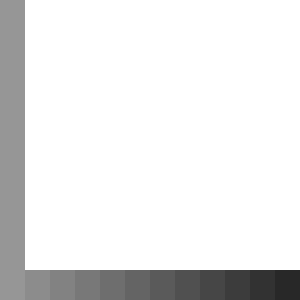
Frame 1 (no input)
Frame 60 (the mouse pressed at the canvas centre just before this capture): identical to frame 1, image omitted
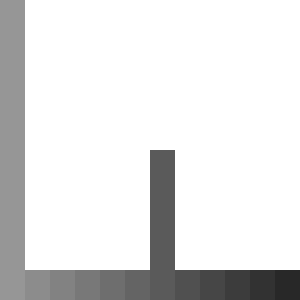
Frame 120 (the mouse held since frame 60 and released just before this capture)

The Processing sketch that drew these frames (run headless with seeded random() and noise(); from frame 60 on, the mouse is pressed at the canvas centre):

// Processing sketch: quiz2
// ── quiz2.pde
/*
quiz 2:
- 在畫面上安排12個直條狀矩形, 每個矩形有不同灰階值
- 每個矩形有預設高度
- 當滑鼠移到某個矩形的上方時，該矩形的高度馬上變成滑鼠所在位置
- 滑鼠移開時，剛剛所在的矩形的高度便會慢慢地降回預設高度

*/

int count = 12;
float[] h = new float[count];


void setup(){
    size(300, 300);
    
    for(int i=0; i<count; i=i+1){
        h[i] = height-30;
    }
}

void draw(){
    background(255);
    
    float w = width/float(count);

    int index = int(mouseX/w);
    h[index] = mouseY;
    
    for(int i=0; i<count; i=i+1){
        noStroke();
        fill(150-i*10);
        rect(i*w, h[i], w, height-h[i]);
        
        if(h[i] < height-30){
            h[i] = h[i]*1.01;
        }else{
            h[i] = height-30;
        }
    }
}
